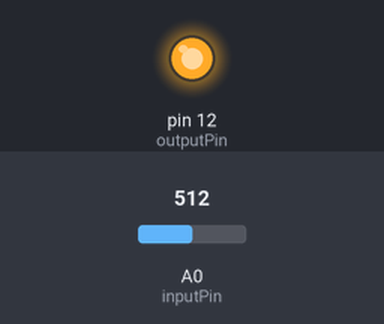
Bench run of a sketch on a simulated Arduino Uno, built with avr-gcc and run on an emulated ATmega328P. Parts: output pins drawn as LEDs (lit = HIGH). The inputs (shaded band) are chosen by the test bench; at power-on: A0 (inputPin) = 512.

Above: at 1.2 s.
1.3 s: A0 (inputPin) set to 493
At 1.7 s:
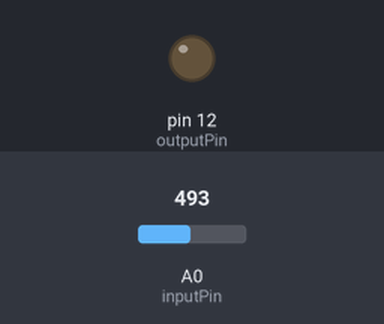
2.8 s: A0 (inputPin) set to 522
At 3.9 s:
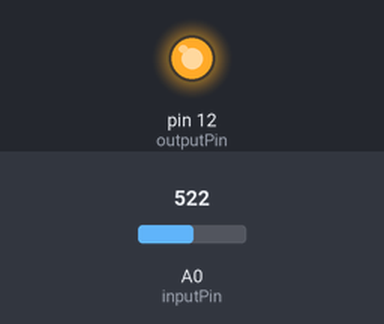
4.3 s: A0 (inputPin) set to 511
At 5.3 s:
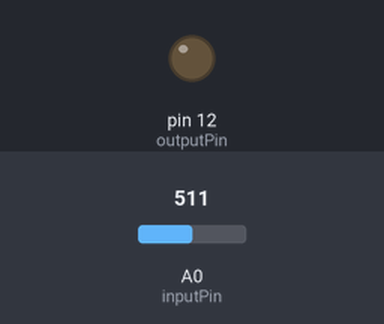
Timing chart, 0 to 7.3 s (numbered marks = the images above; inputs shaded):
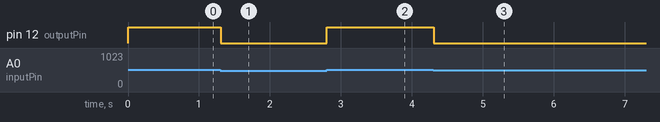

The sketch:

trigger.ino
```cpp
// Sets an IO pin high or low based on the 'coolant' output from klipper
// Define the input and output pins
const int inputPin = A0;
const int outputPin = 12;

// Define the threshold value for high and low
const int threshold = 512;

void setup() {
  // Initialize the output pin as an output
  pinMode(outputPin, OUTPUT);
}

void loop() {
  // Read the analog value from the PWM input pin
  int inputValue = analogRead(inputPin);

  // Set the output pin based on the threshold
  if (inputValue >= threshold) {
    digitalWrite(outputPin, HIGH);
  } else {
    digitalWrite(outputPin, LOW);
  }

  // Small delay for stability
  delay(10);
}
```

Measured:
- the behaviour switches between 512 and 511 on A0 (inputPin) (found by bisection; images 0 and 1)
- after the input at 1.3 s, pin 12 (outputPin): HIGH → LOW at once
- after the input at 2.8 s, pin 12 (outputPin): LOW → HIGH at once
- after the input at 4.3 s, pin 12 (outputPin): HIGH → LOW at once
